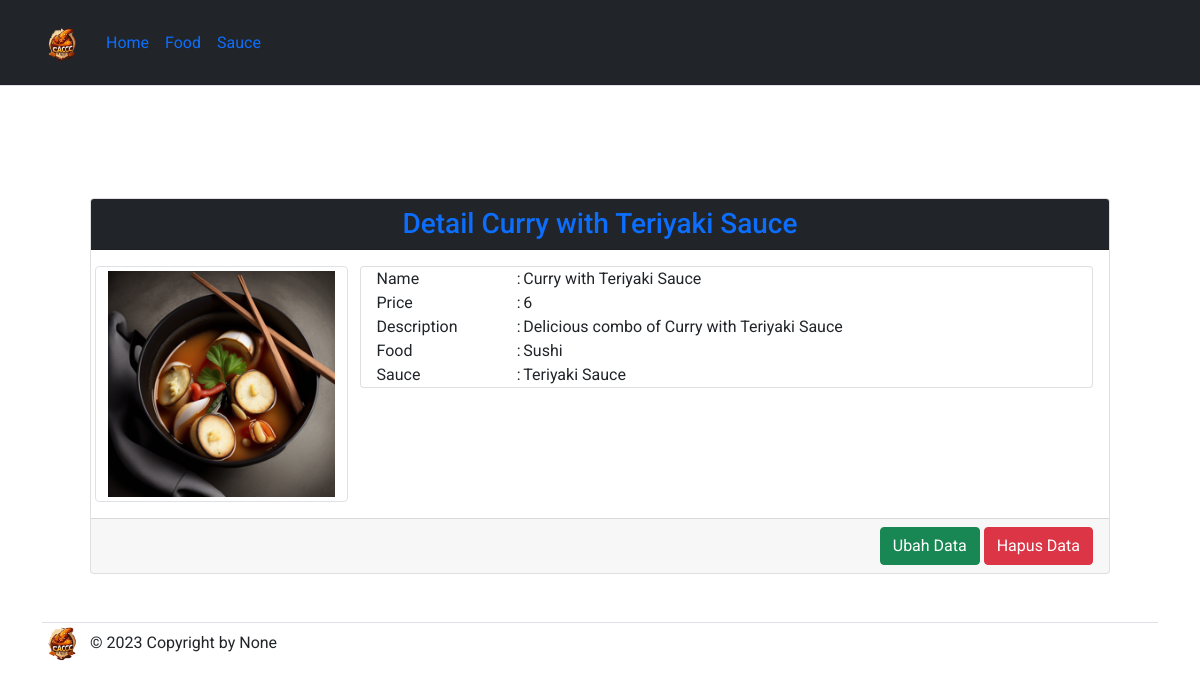
The app's page /tp3_combo_food/detail.php?id=1 with its own data.
### tables this page shows
CREATE TABLE `menu` (
  `menu_id` int(11) NOT NULL,
  `menu_image` varchar(255) DEFAULT NULL,
  `menu_name` varchar(255) NOT NULL,
  `menu_price` int(15) NOT NULL,
  `menu_desc` text DEFAULT NULL,
  `food_id` int(11) DEFAULT NULL,
  `sauce_id` int(11) DEFAULT NULL
);

CREATE TABLE `food` (
  `food_id` int(11) NOT NULL,
  `food_name` varchar(255) NOT NULL
);

CREATE TABLE `sauce` (
  `sauce_id` int(11) NOT NULL,
  `sauce_name` varchar(255) NOT NULL
);

### tp3_combo_food/config/db.php (called while the page is built)
<?php
$DB_HOST = "localhost";
$DB_USERNAME = "root";
$DB_PASSWORD = "";
$DB_NAME = "db_combo_food";

### tp3_combo_food/classes/DB.php (called while the page is built, shortened)
<?php
class DB
{
    private $hostname;
    private $username;
    private $password;
    private $dbname;
    private $conn;
    private $result;
    function __construct($hostname, $username, $password, $dbname)
    {
        $this->hostname = $hostname;
        $this->username = $username;
        $this->password = $password;
        $this->dbname = $dbname;
    }
    function open()
    {
        $this->conn = mysqli_connect($this->hostname, $this->username, $this->password, $this->dbname);
    }
    function execute($query)
    {
        $this->result = mysqli_query($this->conn, $query);
    }
    function getResult()
    {
        return mysqli_fetch_array($this->result);
    }
}

### tp3_combo_food/classes/Menu.php (called while the page is built, shortened)
<?php
class Menu extends DB
{
    function getMenuById($id)
    {
        $query = "SELECT * FROM menu JOIN food ON menu.food_id=food.food_id JOIN sauce ON menu.sauce_id=sauce.sauce_id WHERE menu_id=$id";
        return $this->execute($query);
    }
}

### tp3_combo_food/detail.php (the view, shortened to what this page needs)
<?php
include('config/db.php');
include('classes/DB.php');
include('classes/Menu.php');
$menu = new Menu($DB_HOST, $DB_USERNAME, $DB_PASSWORD, $DB_NAME);
$menu->open();
$data = nulL;
if (isset($_GET['id'])) {
    $id = $_GET['id'];
    if ($id > 0) {
        $menu->getMenuById($id);
        $row = $menu->getResult();
        $data .= '<div class="card-header text-center bg-dark">
        <h3 class="my-0 text-primary">Detail ' . $row['menu_name'] . '</h3>
        </div>
        <div class="card-body text-end">
            <div class="row">
                <div class="col-3">
                    <div class="row justify-content-center" style="max-width: 300px;">
                        <img src="assets/images/' . $row['menu_image'] . '" class="img-thumbnail" alt="' . $row['menu_image'] . '" width="60">
                        </div>
                    </div>
                    <div class="col-9">
                        <div class="card px-3">
                            <table border="0" class="text-start">
                                <tr>
                                    <td>Name</td>
                                    <td>:</td>
                                    <td>' . $row['menu_name'] . '</td>
                                </tr>
                                <tr>
                                    <td>Price</td>
                                    <td>:</td>
                                    <td>' . $row['menu_price'] . '</td>
                                </tr>
                                <tr>
                                    <td>Description</td>
                                    <td>:</td>
                                    <td>' . $row['menu_desc'] . '</td>
                                </tr>
                                <tr>
                                    <td>Food</td>
                                    <td>:</td>
                                    <td>' . $row['food_name'] . '</td>
                                </tr>
                                <tr>
                                    <td>Sauce</td>
                                    <td>:</td>
                                    <td>' . $row['sauce_name'] . '</td>
                                </tr>
                            </table>
                        </div>
                    </div>
                </div>
            </div>
            <div class="card-footer text-end">
                <a href="add.php?id=' . $row['menu_id'] . '"><button type="button" class="btn btn-success text-white">Ubah Data</button></a>
                <a href="detail.php?hapus=' . $row['menu_id'] . '"><button type="button" class="btn btn-danger">Hapus Data</button></a>
            </div>';
    }
}

### records on screen
menu: menu_name "Curry with Teriyaki Sauce", menu_image (picture), menu_price "6", menu_desc "Delicious combo of Curry with Teriyaki Sauce", food.food_name "Sushi", sauce.sauce_name "Teriyaki Sauce"

### other values on screen
$this->content "Home Food Sauce © 2023 Copyright by None"
